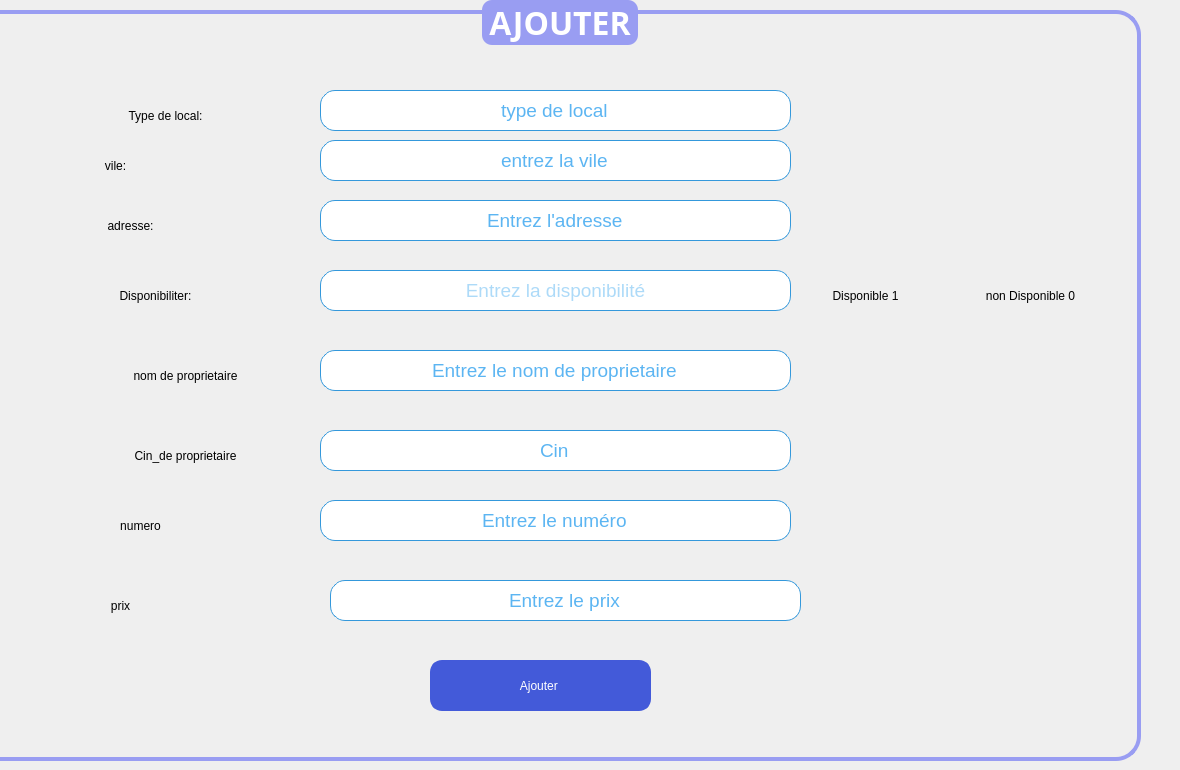
   <widget class="QWidget" name="Ajouter">
    <attribute name="title">
     <string>Ajouter+ouverture</string>
    </attribute>
    <widget class="QGroupBox" name="groupBox">
     <property name="geometry">
      <rect>
       <x>-30</x>
       <y>0</y>
       <width>1171</width>
       <height>761</height>
      </rect>
     </property>
     <property name="font">
      <font>
       <family>Trebuchet MS</family>
       <pointsize>24</pointsize>
       <bold>true</bold>
      </font>
     </property>
     <property name="styleSheet">
      <string notr="true">/* Style de base pour la QGroupBox */
QGroupBox {
    border: 4px solid #999DF2; /* Bordure de la même couleur que le fond du titre */
    border-radius: 25px; /* Coins arrondis */
    margin-top: 10px; /* Marge en haut */
}

/* Style du titre de la QGroupBox */
QGroupBox::title {
    subcontrol-origin: margin;
    subcontrol-position: top center;
    padding: 0 3px;
    background-color: #999DF2; /* Fond remplacé par #999DF2 */
    color: #ffffff; /* Texte blanc pour le titre */
    border-radius: 10px; /* Coins arrondis du titre */

}

/* Style des QLabel à l'intérieur de la QGroupBox */
QLabel {
    color: #000000; /* Couleur du texte */
}

/* Style des QRadioButton à l'intérieur de la QGroupBox */
QRadioButton {
    color: #333333; /* Couleur du texte */
}

/* Style des QComboBox à l'intérieur de la QGroupBox */
QComboBox {
    background-color: #ffffff; /* Fond blanc */
    color: #333333; /* Couleur du texte */
    border: 1px solid #3498db; /* Bordure bleue */
    border-radius: 3px; /* Coins arrondis */
    padding: 2px; /* Espacement interne */
}

/* Style des QLineEdit à l'intérieur de la QGroupBox */
QLineEdit {
    background-color: #ffffff; /* Fond blanc */
    color: #333333; /* Couleur du texte */
    border: 1px solid #3498db; /* Bordure bleue */
    border-radius: 3px; /* Coins arrondis */
    padding: 2px; /* Espacement interne */
}

/* Style des QSpinBox à l'intérieur de la QGroupBox */
QSpinBox {
    background-color: #ffffff; /* Fond blanc */
    color: #333333; /* Couleur du texte */
    border: 1px solid #3498db; /* Bordure bleue */
    border-radius: 3px; /* Coins arrondis */
    padding: 2px; /* Espacement interne */
}

/* Style général pour les widgets lorsqu'ils sont désactivés */
QWidget:disabled {
    background-color: #f0f0f0; /* Fond gris clair pour les widgets désactivés */
    color: #a0a0a0; /* Couleur du texte grise pour les widgets désactivés */
}</string>
     </property>
     <property name="title">
      <string>AJOUTER</string>
     </property>
     <property name="alignment">
      <set>Qt::AlignmentFlag::AlignCenter</set>
     </property>
     <widget class="QLabel" name="label">
      <property name="geometry">
       <rect>
        <x>80</x>
        <y>210</y>
        <width>161</width>
        <height>31</height>
       </rect>
      </property>
      <property name="styleSheet">
       <string notr="true">font: italic 14pt &quot;Times New Roman&quot;;
border-radius :15px</string>
      </property>
      <property name="text">
       <string>adresse:</string>
      </property>
      <property name="alignment">
       <set>Qt::AlignmentFlag::AlignCenter</set>
      </property>
     </widget>
     <widget class="QLabel" name="label_2">
      <property name="geometry">
       <rect>
        <x>80</x>
        <y>150</y>
        <width>131</width>
        <height>31</height>
       </rect>
      </property>
      <property name="styleSheet">
       <string notr="true">font: italic 14pt &quot;Times New Roman&quot;;
border-radius :15px</string>
      </property>
      <property name="text">
       <string>vile:</string>
      </property>
      <property name="alignment">
       <set>Qt::AlignmentFlag::AlignCenter</set>
      </property>
     </widget>
     <widget class="QLabel" name="label_3">
      <property name="geometry">
       <rect>
        <x>110</x>
        <y>100</y>
        <width>171</width>
        <height>31</height>
       </rect>
      </property>
      <property name="styleSheet">
       <string notr="true">font: italic 14pt &quot;Times New Roman&quot;;
border-radius :15px</string>
      </property>
      <property name="text">
       <string>Type de local:</string>
      </property>
      <property name="alignment">
       <set>Qt::AlignmentFlag::AlignCenter</set>
      </property>
     </widget>
     <widget class="QLabel" name="label_4">
      <property name="geometry">
       <rect>
        <x>120</x>
        <y>280</y>
        <width>131</width>
        <height>31</height>
       </rect>
      </property>
      <property name="styleSheet">
       <string notr="true">font: italic 14pt &quot;Times New Roman&quot;;
border-radius :15px</string>
      </property>
      <property name="text">
       <string>Disponibiliter:</string>
      </property>
      <property name="alignment">
       <set>Qt::AlignmentFlag::AlignCenter</set>
      </property>
     </widget>
     <widget class="QLineEdit" name="l2">
      <property name="geometry">
       <rect>
        <x>350</x>
        <y>140</y>
        <width>471</width>
        <height>41</height>
       </rect>
      </property>
      <property name="font">
       <font>
        <pointsize>14</pointsize>
       </font>
      </property>
      <property name="styleSheet">
       <string notr="true">border-radius :15px;
color: rgb(92, 181, 242);</string>
      </property>
      <property name="text">
       <string>entrez la vile</string>
      </property>
      <property name="alignment">
       <set>Qt::AlignmentFlag::AlignCenter</set>
      </property>
      <property name="placeholderText">
       <string>Entrez le prenom du service </string>
      </property>
     </widget>
     <widget class="QLineEdit" name="l4">
      <property name="geometry">
       <rect>
        <x>350</x>
        <y>270</y>
        <width>471</width>
        <height>41</height>
       </rect>
      </property>
      <property name="font">
       <font>
        <pointsize>14</pointsize>
       </font>
      </property>
      <property name="styleSheet">
       <string notr="true">border-radius :15px;
color: rgb(92, 181, 242);</string>
      </property>
      <property name="alignment">
       <set>Qt::AlignmentFlag::AlignCenter</set>
      </property>
      <property name="placeholderText">
       <string>Entrez la disponibilité</string>
      </property>
     </widget>
     <widget class="QPushButton" name="ajouterButton">
      <property name="geometry">
       <rect>
        <x>460</x>
        <y>660</y>
        <width>221</width>
        <height>51</height>
       </rect>
      </property>
      <property name="styleSheet">
       <string notr="true">/* Style de base pour le QPushButton */
QPushButton {
    background-color: #435AD9;  /* Bleu vif pour un look frais et moderne */
    color: #ffffff;              /* Texte blanc */
    border: 3px solid #435AD9;  /* Bordure de la même couleur que le fond */
    border-radius: 12px;        /* Coins arrondis */
    padding: 8px 12px;          /* Espacement interne */
    font: 75 18pt &quot;Times New Roman&quot;; /* Police en gras */
}

/* Style du QPushButton lorsqu'il est survolé */
QPushButton:hover {
    background-color: #5f7cd8;   /* Bleu plus clair au survol */
    border: 3px solid #5f7cd8;   /* Bordure de la même couleur que le fond survolé */
}

/* Style du QPushButton lorsqu'il est pressé (clic) */
QPushButton:pressed {
    background-color: #3b4fbf;   /* Bleu foncé au clic */
    border: 3px solid #3b4fbf;   /* Bordure de la même couleur que le fond pressé */
}

/* Style du QPushButton lorsqu'il est en focus (tabulation) */
QPushButton:focus {
    outline: none;               /* Supprimer le contour par défaut */
    border: 2px solid #2e8a56;  /* Bordure plus foncée lorsqu'en focus */
}

/* Style du QPushButton lorsqu'il est désactivé */
QPushButton:disabled {
    background-color: #b0b0b0;   /* Fond gris clair pour les boutons désactivés */
    color: #707070;              /* Couleur du texte grise pour les boutons désactivés */
    border: 2px solid #b0b0b0;   /* Bordure grise pour les boutons désactivés */
}

/* Style général pour les widgets lorsqu'ils sont désactivés */
QWidget:disabled {
    background-color: #f0f0f0;   /* Fond gris clair pour les widgets désactivés */
    color: #a0a0a0;              /* Couleur du texte grise pour les widgets désactivés */
}
</string>
      </property>
      <property name="text">
       <string>Ajouter </string>
      </property>
     </widget>
     <widget class="QLineEdit" name="l1">
      <property name="geometry">
       <rect>
        <x>350</x>
        <y>90</y>
        <width>471</width>
        <height>41</height>
       </rect>
      </property>
      <property name="font">
       <font>
        <pointsize>14</pointsize>
       </font>
      </property>
      <property name="toolTip">
       <string>&lt;html&gt;&lt;head/&gt;&lt;body&gt;&lt;p&gt;00&lt;/p&gt;&lt;p&gt;&lt;br/&gt;&lt;/p&gt;&lt;/body&gt;&lt;/html&gt;</string>
      </property>
      <property name="styleSheet">
       <string notr="true">border-radius :15px;
color: rgb(92, 181, 242);</string>
      </property>
      <property name="text">
       <string>type de local</string>
      </property>
      <property name="alignment">
       <set>Qt::AlignmentFlag::AlignCenter</set>
      </property>
      <property name="readOnly">
       <bool>false</bool>
      </property>
      <property name="placeholderText">
       <string>Entrez  l'idantifiant</string>
      </property>
     </widget>
     <widget class="QLineEdit" name="l3">
      <property name="geometry">
       <rect>
        <x>350</x>
        <y>200</y>
        <width>471</width>
        <height>41</height>
       </rect>
      </property>
      <property name="font">
       <font>
        <pointsize>14</pointsize>
       </font>
      </property>
      <property name="styleSheet">
       <string notr="true">border-radius :15px;
color: rgb(92, 181, 242);</string>
      </property>
      <property name="text">
       <string>Entrez l'adresse</string>
      </property>
      <property name="alignment">
       <set>Qt::AlignmentFlag::AlignCenter</set>
      </property>
      <property name="placeholderText">
       <string>Entrez le prix</string>
      </property>
     </widget>
     <widget class="QLabel" name="label_5">
      <property name="geometry">
       <rect>
        <x>830</x>
        <y>280</y>
        <width>131</width>
        <height>31</height>
       </rect>
      </property>
      <property name="styleSheet">
       <string notr="true">font: italic 14pt &quot;Times New Roman&quot;;
border-radius :15px</string>
      </property>
      <property name="text">
       <string>Disponible 1</string>
      </property>
      <property name="alignment">
       <set>Qt::AlignmentFlag::AlignCenter</set>
      </property>
     </widget>
     <widget class="QLabel" name="label_6">
      <property name="geometry">
       <rect>
        <x>970</x>
        <y>280</y>
        <width>181</width>
        <height>31</height>
       </rect>
      </property>
      <property name="styleSheet">
       <string notr="true">font: italic 14pt &quot;Times New Roman&quot;;
border-radius :15px</string>
      </property>
      <property name="text">
       <string>non Disponible 0</string>
      </property>
      <property name="alignment">
       <set>Qt::AlignmentFlag::AlignCenter</set>
      </property>
     </widget>
     <widget class="QLabel" name="label_7">
      <property name="geometry">
       <rect>
        <x>110</x>
        <y>360</y>
        <width>211</width>
        <height>31</height>
       </rect>
      </property>
      <property name="styleSheet">
       <string notr="true">font: italic 14pt &quot;Times New Roman&quot;;
border-radius :15px</string>
      </property>
      <property name="text">
       <string>nom de proprietaire</string>
      </property>
      <property name="alignment">
       <set>Qt::AlignmentFlag::AlignCenter</set>
      </property>
     </widget>
     <widget class="QLabel" name="label_11">
      <property name="geometry">
       <rect>
        <x>90</x>
        <y>510</y>
        <width>161</width>
        <height>31</height>
       </rect>
      </property>
      <property name="styleSheet">
       <string notr="true">font: italic 14pt &quot;Times New Roman&quot;;
border-radius :15px</string>
      </property>
      <property name="text">
       <string>numero</string>
      </property>
      <property name="alignment">
       <set>Qt::AlignmentFlag::AlignCenter</set>
      </property>
     </widget>
     <widget class="QLineEdit" name="l4_2">
      <property name="geometry">
       <rect>
        <x>350</x>
        <y>350</y>
        <width>471</width>
        <height>41</height>
       </rect>
      </property>
      <property name="font">
       <font>
        <pointsize>14</pointsize>
       </font>
      </property>
      <property name="styleSheet">
       <string notr="true">border-radius :15px;
color: rgb(92, 181, 242);</string>
      </property>
      <property name="text">
       <string>Entrez le nom de proprietaire</string>
      </property>
      <property name="alignment">
       <set>Qt::AlignmentFlag::AlignCenter</set>
      </property>
      <property name="placeholderText">
       <string>Entrez la disponibilité</string>
      </property>
     </widget>
     <widget class="QLineEdit" name="l4_3">
      <property name="geometry">
       <rect>
        <x>350</x>
        <y>500</y>
        <width>471</width>
        <height>41</height>
       </rect>
      </property>
      <property name="font">
       <font>
        <pointsize>14</pointsize>
       </font>
      </property>
      <property name="styleSheet">
       <string notr="true">
border-radius :15px;
color: rgb(92, 181, 242);</string>
      </property>
      <property name="text">
       <string>Entrez le numéro</string>
      </property>
      <property name="alignment">
       <set>Qt::AlignmentFlag::AlignCenter</set>
      </property>
      <property name="placeholderText">
       <string>Entrez la disponibilité</string>
      </property>
     </widget>
     <widget class="QLabel" name="label_12">
      <property name="geometry">
       <rect>
        <x>70</x>
        <y>590</y>
        <width>161</width>
        <height>31</height>
       </rect>
      </property>
      <property name="styleSheet">
       <string notr="true">font: italic 14pt &quot;Times New Roman&quot;;
border-radius :15px</string>
      </property>
      <property name="text">
       <string>prix</string>
      </property>
      <property name="alignment">
       <set>Qt::AlignmentFlag::AlignCenter</set>
      </property>
     </widget>
     <widget class="QLineEdit" name="l4_4">
      <property name="geometry">
       <rect>
        <x>360</x>
        <y>580</y>
        <width>471</width>
        <height>41</height>
       </rect>
      </property>
      <property name="font">
       <font>
        <pointsize>14</pointsize>
       </font>
      </property>
      <property name="styleSheet">
       <string notr="true">
border-radius :15px;
color: rgb(92, 181, 242);</string>
      </property>
      <property name="text">
       <string>Entrez le prix</string>
      </property>
      <property name="alignment">
       <set>Qt::AlignmentFlag::AlignCenter</set>
      </property>
      <property name="placeholderText">
       <string>Entrez la disponibilité</string>
      </property>
     </widget>
     <widget class="QLabel" name="label_13">
      <property name="geometry">
       <rect>
        <x>110</x>
        <y>440</y>
        <width>211</width>
        <height>31</height>
       </rect>
      </property>
      <property name="styleSheet">
       <string notr="true">font: italic 14pt &quot;Times New Roman&quot;;
border-radius :15px</string>
      </property>
      <property name="text">
       <string>Cin_de proprietaire</string>
      </property>
      <property name="alignment">
       <set>Qt::AlignmentFlag::AlignCenter</set>
      </property>
     </widget>
     <widget class="QLineEdit" name="l4_5">
      <property name="geometry">
       <rect>
        <x>350</x>
        <y>430</y>
        <width>471</width>
        <height>41</height>
       </rect>
      </property>
      <property name="font">
       <font>
        <pointsize>14</pointsize>
       </font>
      </property>
      <property name="styleSheet">
       <string notr="true">
border-radius :15px;
color: rgb(92, 181, 242);</string>
      </property>
      <property name="text">
       <string>Cin</string>
      </property>
      <property name="alignment">
       <set>Qt::AlignmentFlag::AlignCenter</set>
      </property>
      <property name="placeholderText">
       <string>Entrez la disponibilité</string>
      </property>
     </widget>
    </widget>
   </widget>
